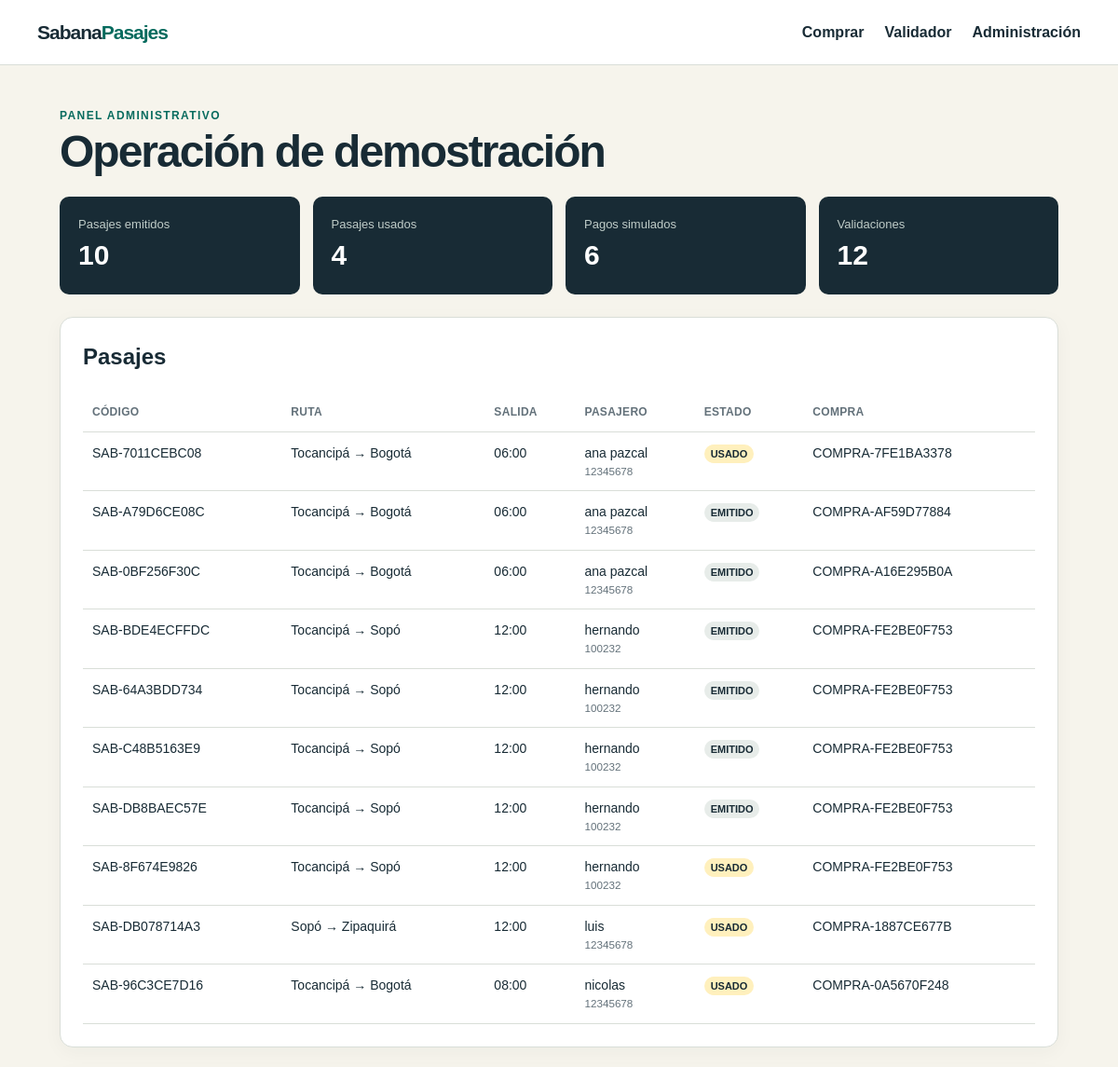
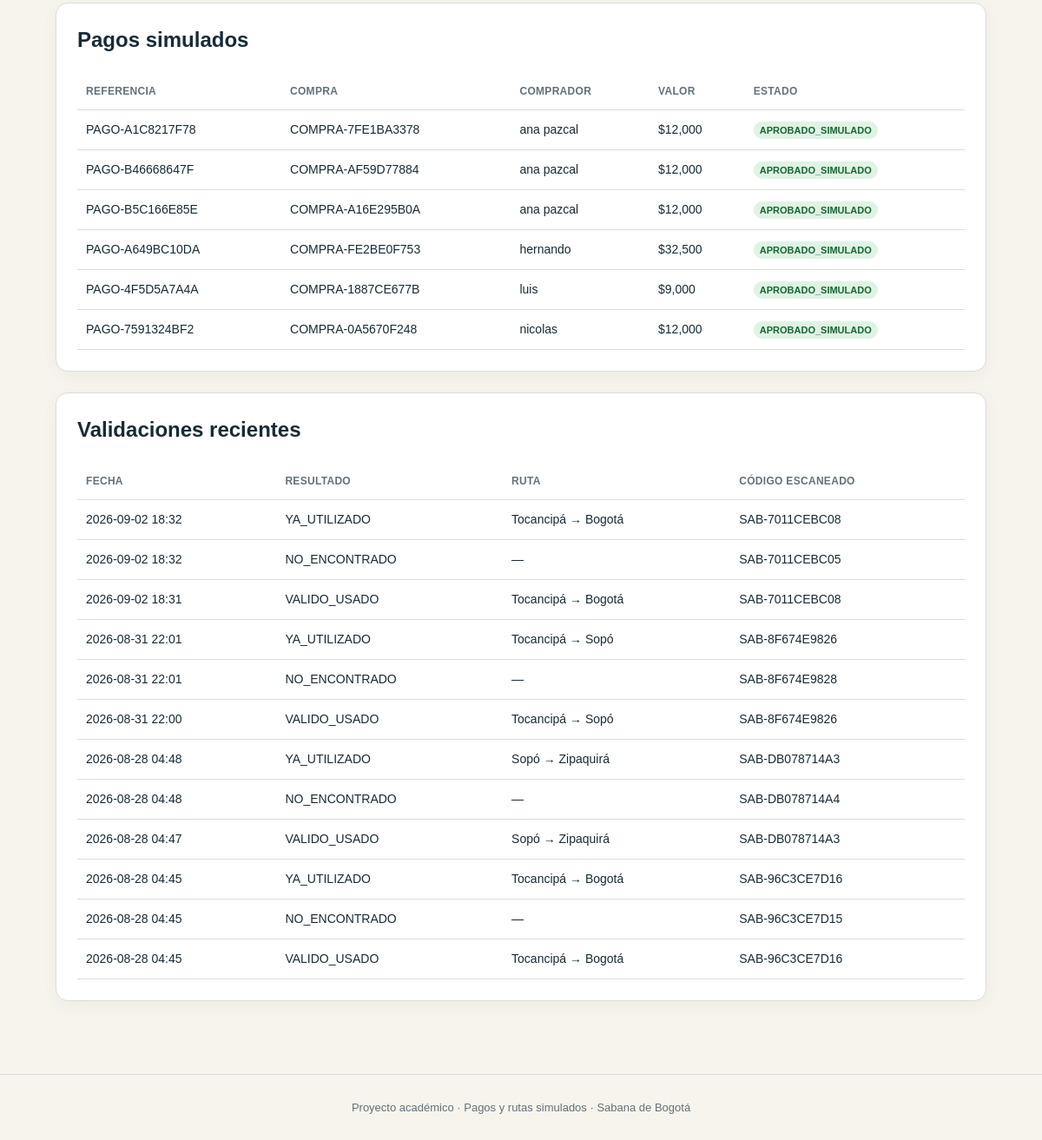
The page /admin on the database its author committed (2 pictures, top to bottom).
### app/models.py (models this page shows)
class Ticket(Base):
    __tablename__ = "tickets"
    id: Mapped[int] = mapped_column(primary_key=True)
    purchase_id: Mapped[int] = mapped_column(ForeignKey("purchases.id"), index=True)
    schedule_id: Mapped[int] = mapped_column(ForeignKey("trip_schedules.id"), index=True)
    passenger_name: Mapped[str] = mapped_column(String(120))
    passenger_document: Mapped[str] = mapped_column(String(50), index=True)
    ticket_code: Mapped[str] = mapped_column(String(40), unique=True, index=True)
    qr_token: Mapped[str] = mapped_column(String(64), unique=True, index=True)
    status: Mapped[str] = mapped_column(String(20), default="EMITIDO", index=True)
    issued_at: Mapped[datetime] = mapped_column(DateTime, server_default=func.now())
    used_at: Mapped[datetime | None] = mapped_column(DateTime, nullable=True)
    purchase: Mapped[Purchase] = relationship(back_populates="tickets")
    schedule: Mapped[TripSchedule] = relationship(back_populates="tickets")
    validations: Mapped[list[Validation]] = relationship(back_populates="ticket")

class Route(Base):
    __tablename__ = "routes"
    id: Mapped[int] = mapped_column(primary_key=True)
    origin: Mapped[str] = mapped_column(String(80), index=True)
    destination: Mapped[str] = mapped_column(String(80), index=True)
    base_fare: Mapped[Decimal] = mapped_column(Numeric(10, 2))
    duration_minutes: Mapped[int] = mapped_column(Integer)
    active: Mapped[bool] = mapped_column(default=True)
    schedules: Mapped[list[TripSchedule]] = relationship(back_populates="route")

class TripSchedule(Base):
    __tablename__ = "trip_schedules"
    id: Mapped[int] = mapped_column(primary_key=True)
    route_id: Mapped[int] = mapped_column(ForeignKey("routes.id"), index=True)
    departure_time: Mapped[str] = mapped_column(String(5))
    vehicle_label: Mapped[str] = mapped_column(String(80))
    capacity: Mapped[int] = mapped_column(default=40)
    active: Mapped[bool] = mapped_column(default=True)
    route: Mapped[Route] = relationship(back_populates="schedules")
    tickets: Mapped[list[Ticket]] = relationship(back_populates="schedule")

class Purchase(Base):
    __tablename__ = "purchases"
    id: Mapped[int] = mapped_column(primary_key=True)
    reference: Mapped[str] = mapped_column(String(40), unique=True, index=True)
    buyer_name: Mapped[str] = mapped_column(String(120))
    buyer_document: Mapped[str] = mapped_column(String(50), index=True)
    buyer_email: Mapped[str] = mapped_column(String(120))
    total_amount: Mapped[Decimal] = mapped_column(Numeric(10, 2))
    status: Mapped[str] = mapped_column(String(30), default="CONFIRMADA")
    created_at: Mapped[datetime] = mapped_column(DateTime, server_default=func.now())
    payment: Mapped[SimulatedPayment] = relationship(back_populates="purchase", uselist=False)
    tickets: Mapped[list[Ticket]] = relationship(back_populates="purchase")

class SimulatedPayment(Base):
    __tablename__ = "simulated_payments"
    id: Mapped[int] = mapped_column(primary_key=True)
    purchase_id: Mapped[int] = mapped_column(ForeignKey("purchases.id"), unique=True)
    reference: Mapped[str] = mapped_column(String(40), unique=True, index=True)
    amount: Mapped[Decimal] = mapped_column(Numeric(10, 2))
    status: Mapped[str] = mapped_column(String(40), default="APROBADO_SIMULADO")
    approved_at: Mapped[datetime] = mapped_column(DateTime, server_default=func.now())
    purchase: Mapped[Purchase] = relationship(back_populates="payment")

class Validation(Base):
    __tablename__ = "validations"
    id: Mapped[int] = mapped_column(primary_key=True)
    ticket_id: Mapped[int | None] = mapped_column(ForeignKey("tickets.id"), nullable=True, index=True)
    scanned_code: Mapped[str] = mapped_column(Text)
    result: Mapped[str] = mapped_column(String(30), index=True)
    validator_name: Mapped[str] = mapped_column(String(80), default="Validador demo")
    validated_at: Mapped[datetime] = mapped_column(DateTime, server_default=func.now())
    ticket: Mapped[Ticket | None] = relationship(back_populates="validations")

### app/routers/admin.py (the view)
@router.get("", response_class=HTMLResponse)
def dashboard(request: Request, db: Session = Depends(get_db)):
    tickets = db.scalars(select(Ticket).options(joinedload(Ticket.purchase), joinedload(Ticket.schedule).joinedload(TripSchedule.route)).order_by(Ticket.issued_at.desc())).unique().all()
    payments = db.scalars(select(SimulatedPayment).options(joinedload(SimulatedPayment.purchase)).order_by(SimulatedPayment.approved_at.desc())).all()
    validations = db.scalars(select(Validation).options(joinedload(Validation.ticket).joinedload(Ticket.schedule).joinedload(TripSchedule.route)).order_by(Validation.validated_at.desc()).limit(100)).unique().all()
    stats = {
        "issued": db.scalar(select(func.count(Ticket.id))) or 0,
        "used": db.scalar(select(func.count(Ticket.id)).where(Ticket.status == "USADO")) or 0,
        "payments": db.scalar(select(func.count(SimulatedPayment.id))) or 0,
        "validations": db.scalar(select(func.count(Validation.id))) or 0,
    }
    return request.app.state.templates.TemplateResponse(
        request=request,
        name="admin/dashboard.html",
        context={
            "tickets": tickets,
            "payments": payments,
            "validations": validations,
            "stats": stats,
        },
    )

### app/templates/admin/dashboard.html (shortened to what this page needs)
{% extends "base.html" %}
{% block content %}
<section class="page-title"><p class="eyebrow">PANEL ADMINISTRATIVO</p><h1>Operación de demostración</h1></section>
<section class="stats"><div><span>Pasajes emitidos</span><strong>{{ stats.issued }}</strong></div><div><span>Pasajes usados</span><strong>{{ stats.used }}</strong></div><div><span>Pagos simulados</span><strong>{{ stats.payments }}</strong></div><div><span>Validaciones</span><strong>{{ stats.validations }}</strong></div></section>
<section class="card table-card"><h2>Pasajes</h2><div class="table-wrap"><table><thead><tr><th>Código</th><th>Ruta</th><th>Salida</th><th>Pasajero</th><th>Estado</th><th>Compra</th></tr></thead><tbody>{% for ticket in tickets %}<tr><td>{{ ticket.ticket_code }}</td><td>{{ ticket.schedule.route.origin }} → {{ ticket.schedule.route.destination }}</td><td>{{ ticket.schedule.departure_time }}</td><td>{{ ticket.passenger_name }}<small>{{ ticket.passenger_document }}</small></td><td><span class="badge {{ ticket.status|lower }}">{{ ticket.status }}</span></td><td>{{ ticket.purchase.reference }}</td></tr>{% else %}<tr><td colspan="6">Aún no se han emitido pasajes.</td></tr>{% endfor %}</tbody></table></div></section>
<section class="card table-card"><h2>Pagos simulados</h2><div class="table-wrap"><table><thead><tr><th>Referencia</th><th>Compra</th><th>Comprador</th><th>Valor</th><th>Estado</th></tr></thead><tbody>{% for payment in payments %}<tr><td>{{ payment.reference }}</td><td>{{ payment.purchase.reference }}</td><td>{{ payment.purchase.buyer_name }}</td><td>${{ "{:,.0f}".format(payment.amount) }}</td><td><span class="badge approved">{{ payment.status }}</span></td></tr>{% else %}<tr><td colspan="5">No hay pagos registrados.</td></tr>{% endfor %}</tbody></table></div></section>
<section class="card table-card"><h2>Validaciones recientes</h2><div class="table-wrap"><table><thead><tr><th>Fecha</th><th>Resultado</th><th>Ruta</th><th>Código escaneado</th></tr></thead><tbody>{% for validation in validations %}<tr><td>{{ validation.validated_at.strftime('%Y-%m-%d %H:%M') }}</td><td>{{ validation.result }}</td><td>{% if validation.ticket %}{{ validation.ticket.schedule.route.origin }} → {{ validation.ticket.schedule.route.destination }}{% else %}—{% endif %}</td><td>{{ validation.scanned_code[:30] }}{% if validation.scanned_code|length > 30 %}…{% endif %}</td></tr>{% else %}<tr><td colspan="4">No hay validaciones todavía.</td></tr>{% endfor %}</tbody></table></div></section>
{% endblock %}

### app/templates/base.html (shortened to what this page needs)
<!doctype html>
<html lang="es">
<head>
  <link rel="stylesheet" href="{{ request.url_for('static', path='css/styles.css') }}">
  <link rel="stylesheet" href="{{ request.url_for('static', path='css/ruta-sabana-brand.css') }}">
</head>
<body>
  <header class="topbar">
    <a class="brand" href="/">Sabana<span>Pasajes</span></a>
    <nav>
      <a href="/">Comprar</a>
      <a href="/validator">Validador</a>
      <a href="/admin">Administración</a>
    </nav>
  </header>
  <main class="container">{% block content %}{% endblock %}</main>
  <footer>Proyecto académico · Pagos y rutas simulados · Sabana de Bogotá</footer>
</body>
</html>

### app/static/css/styles.css (style rules this page uses)
:root { --ink:#182b35;--green:#066b5e;--lime:#dff39a;--cream:#f6f4ec;--line:#d9ded8;--muted:#63717a;--red:#9b3527 }
* { box-sizing:border-box }
body { margin:0;background:var(--cream);color:var(--ink);font:16px/1.5 Arial,sans-serif }
.topbar { height:70px;padding:0 max(24px,calc((100% - 1120px)/2));display:flex;align-items:center;justify-content:space-between;background:#fff;border-bottom:1px solid var(--line) }
.brand { font-size:21px;font-weight:800;text-decoration:none;color:var(--ink);letter-spacing:-1px }
.brand span { color:var(--green) }
nav { display:flex;gap:22px }
nav a,.text-link { color:var(--ink);text-decoration:none;font-weight:650 }
.container { max-width:1120px;margin:0 auto;padding:45px 24px 60px }
footer { text-align:center;padding:28px;color:var(--muted);font-size:13px;border-top:1px solid var(--line) }
h1 { font-size:48px;line-height:1.03;letter-spacing:-2px;margin:5px 0 16px }
h2 { margin-top:0 }
.eyebrow { color:var(--green);font-size:12px;letter-spacing:1.4px;font-weight:bold;margin:0 }
.card { background:white;border:1px solid var(--line);border-radius:14px;padding:30px;box-shadow:0 5px 20px #1931290a }
.page-title { margin-bottom:24px }
.stats { display:grid;grid-template-columns:repeat(4,1fr);gap:14px;margin:22px 0 }
.stats div { padding:20px;background:var(--ink);color:white;border-radius:10px;display:grid }
.stats span { font-size:13px;color:#bfccc8 }
.stats strong { font-size:30px }
.table-card { margin:24px 0;padding:24px }
.table-wrap { overflow:auto }
table { border-collapse:collapse;width:100%;font-size:14px }
th { text-align:left;color:var(--muted);font-size:12px;text-transform:uppercase;letter-spacing:.3px }
th,td { padding:12px 10px;border-bottom:1px solid var(--line);vertical-align:top }
td small { display:block;color:var(--muted) }
.badge { padding:4px 7px;border-radius:20px;font-size:11px;font-weight:bold;background:#e7ece9 }
.badge.usado { background:#fff0bd }
.badge.approved { background:#dff3e4;color:#176633 }

### rows shown on the page
Ticket: ticket_code "SAB-7011CEBC08", schedule.route.origin "Tocancipá", schedule.route.destination "Bogotá", schedule.departure_time "06:00", passenger_name "ana pazcal", passenger_document "12345678", status "USADO", purchase.reference "COMPRA-7FE1BA3378"
Ticket: ticket_code "SAB-A79D6CE08C", schedule.route.origin "Tocancipá", schedule.route.destination "Bogotá", schedule.departure_time "06:00", passenger_name "ana pazcal", passenger_document "12345678", status "EMITIDO", purchase.reference "COMPRA-AF59D77884"
Ticket: ticket_code "SAB-0BF256F30C", schedule.route.origin "Tocancipá", schedule.route.destination "Bogotá", schedule.departure_time "06:00", passenger_name "ana pazcal", passenger_document "12345678", status "EMITIDO", purchase.reference "COMPRA-A16E295B0A"
Ticket: ticket_code "SAB-BDE4ECFFDC", schedule.route.origin "Tocancipá", schedule.route.destination "Sopó", schedule.departure_time "12:00", passenger_name "hernando", passenger_document "100232", status "EMITIDO", purchase.reference "COMPRA-FE2BE0F753"
Ticket: ticket_code "SAB-64A3BDD734", schedule.route.origin "Tocancipá", schedule.route.destination "Sopó", schedule.departure_time "12:00", passenger_name "hernando", passenger_document "100232", status "EMITIDO", purchase.reference "COMPRA-FE2BE0F753"
Ticket: ticket_code "SAB-C48B5163E9", schedule.route.origin "Tocancipá", schedule.route.destination "Sopó", schedule.departure_time "12:00", passenger_name "hernando", passenger_document "100232", status "EMITIDO", purchase.reference "COMPRA-FE2BE0F753"
Ticket: ticket_code "SAB-DB8BAEC57E", schedule.route.origin "Tocancipá", schedule.route.destination "Sopó", schedule.departure_time "12:00", passenger_name "hernando", passenger_document "100232", status "EMITIDO", purchase.reference "COMPRA-FE2BE0F753"
Ticket: ticket_code "SAB-8F674E9826", schedule.route.origin "Tocancipá", schedule.route.destination "Sopó", schedule.departure_time "12:00", passenger_name "hernando", passenger_document "100232", status "USADO", purchase.reference "COMPRA-FE2BE0F753"
Ticket: ticket_code "SAB-DB078714A3", schedule.route.origin "Sopó", schedule.route.destination "Zipaquirá", schedule.departure_time "12:00", passenger_name "luis", passenger_document "12345678", status "USADO", purchase.reference "COMPRA-1887CE677B"
Ticket: ticket_code "SAB-96C3CE7D16", schedule.route.origin "Tocancipá", schedule.route.destination "Bogotá", schedule.departure_time "08:00", passenger_name "nicolas", passenger_document "12345678", status "USADO", purchase.reference "COMPRA-0A5670F248"
SimulatedPayment: reference "PAGO-A1C8217F78", purchase.reference "COMPRA-7FE1BA3378", purchase.buyer_name "ana pazcal", amount "12,000", status "APROBADO_SIMULADO"
SimulatedPayment: reference "PAGO-B46668647F", purchase.reference "COMPRA-AF59D77884", purchase.buyer_name "ana pazcal", amount "12,000", status "APROBADO_SIMULADO"
SimulatedPayment: reference "PAGO-B5C166E85E", purchase.reference "COMPRA-A16E295B0A", purchase.buyer_name "ana pazcal", amount "12,000", status "APROBADO_SIMULADO"
SimulatedPayment: reference "PAGO-A649BC10DA", purchase.reference "COMPRA-FE2BE0F753", purchase.buyer_name "hernando", amount "32,500", status "APROBADO_SIMULADO"
SimulatedPayment: reference "PAGO-4F5D5A7A4A", purchase.reference "COMPRA-1887CE677B", purchase.buyer_name "luis", amount "9,000", status "APROBADO_SIMULADO"
SimulatedPayment: reference "PAGO-7591324BF2", purchase.reference "COMPRA-0A5670F248", purchase.buyer_name "nicolas", amount "12,000", status "APROBADO_SIMULADO"
Validation: validated_at "2026-09-02 18:32", result "YA_UTILIZADO", ticket.schedule.route.origin "Tocancipá", ticket.schedule.route.destination "Bogotá", scanned_code "SAB-7011CEBC08"
Validation: validated_at "2026-09-02 18:32", result "NO_ENCONTRADO", scanned_code "SAB-7011CEBC05"
Validation: validated_at "2026-09-02 18:31", result "VALIDO_USADO", ticket.schedule.route.origin "Tocancipá", ticket.schedule.route.destination "Bogotá", scanned_code "SAB-7011CEBC08"
Validation: validated_at "2026-08-31 22:01", result "YA_UTILIZADO", ticket.schedule.route.origin "Tocancipá", ticket.schedule.route.destination "Sopó", scanned_code "SAB-8F674E9826"
Validation: validated_at "2026-08-31 22:01", result "NO_ENCONTRADO", scanned_code "SAB-8F674E9828"
Validation: validated_at "2026-08-31 22:00", result "VALIDO_USADO", ticket.schedule.route.origin "Tocancipá", ticket.schedule.route.destination "Sopó", scanned_code "SAB-8F674E9826"
Validation: validated_at "2026-08-28 04:48", result "YA_UTILIZADO", ticket.schedule.route.origin "Sopó", ticket.schedule.route.destination "Zipaquirá", scanned_code "SAB-DB078714A3"
Validation: validated_at "2026-08-28 04:48", result "NO_ENCONTRADO", scanned_code "SAB-DB078714A4"
Validation: validated_at "2026-08-28 04:47", result "VALIDO_USADO", ticket.schedule.route.origin "Sopó", ticket.schedule.route.destination "Zipaquirá", scanned_code "SAB-DB078714A3"
Validation: validated_at "2026-08-28 04:45", result "YA_UTILIZADO", ticket.schedule.route.origin "Tocancipá", ticket.schedule.route.destination "Bogotá", scanned_code "SAB-96C3CE7D16"
Validation: validated_at "2026-08-28 04:45", result "NO_ENCONTRADO", scanned_code "SAB-96C3CE7D15"
Validation: validated_at "2026-08-28 04:45", result "VALIDO_USADO", ticket.schedule.route.origin "Tocancipá", ticket.schedule.route.destination "Bogotá", scanned_code "SAB-96C3CE7D16"

### other values the page prints
{{ stats.issued }} "10"
{{ stats.used }} "4"
{{ stats.payments }} "6"
{{ stats.validations }} "12"
